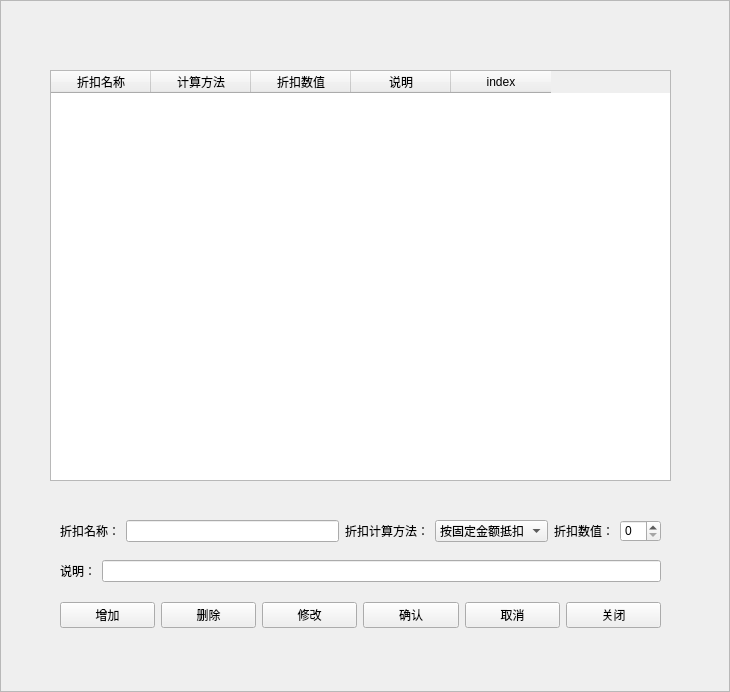
<?xml version="1.0" encoding="UTF-8"?>
<ui version="4.0">
 <class>CTollDiscountTypeSet</class>
 <widget class="QFrame" name="CTollDiscountTypeSet">
  <property name="geometry">
   <rect>
    <x>0</x>
    <y>0</y>
    <width>730</width>
    <height>692</height>
   </rect>
  </property>
  <property name="windowTitle">
   <string>收费折扣种类设置</string>
  </property>
  <property name="styleSheet">
   <string notr="true">background-image:url(D:/WinParkUI/debug/Image/NewIcon/CommonMiddleBG-normal.jpg);</string>
  </property>
  <property name="frameShape">
   <enum>QFrame::StyledPanel</enum>
  </property>
  <property name="frameShadow">
   <enum>QFrame::Raised</enum>
  </property>
  <widget class="QWidget" name="widget" native="true">
   <property name="geometry">
    <rect>
     <x>40</x>
     <y>60</y>
     <width>641</width>
     <height>591</height>
    </rect>
   </property>
   <property name="styleSheet">
    <string notr="true">background-image:url(none);</string>
   </property>
   <widget class="QTableWidget" name="tableTollDiscount">
    <property name="geometry">
     <rect>
      <x>10</x>
      <y>10</y>
      <width>621</width>
      <height>411</height>
     </rect>
    </property>
    <property name="styleSheet">
     <string notr="true">background-image:url(none);</string>
    </property>
    <column>
     <property name="text">
      <string>折扣名称</string>
     </property>
    </column>
    <column>
     <property name="text">
      <string>计算方法</string>
     </property>
    </column>
    <column>
     <property name="text">
      <string>折扣数值</string>
     </property>
    </column>
    <column>
     <property name="text">
      <string>说明</string>
     </property>
    </column>
    <column>
     <property name="text">
      <string>index</string>
     </property>
    </column>
   </widget>
   <widget class="QWidget" name="widget_2" native="true">
    <property name="geometry">
     <rect>
      <x>10</x>
      <y>450</y>
      <width>621</width>
      <height>131</height>
     </rect>
    </property>
    <property name="styleSheet">
     <string notr="true">background-image:url(none);</string>
    </property>
    <widget class="QWidget" name="layoutWidget">
     <property name="geometry">
      <rect>
       <x>10</x>
       <y>90</y>
       <width>601</width>
       <height>31</height>
      </rect>
     </property>
     <property name="styleSheet">
      <string notr="true">background-image:url(none);</string>
     </property>
     <layout class="QHBoxLayout" name="horizontalLayout">
      <item>
       <widget class="QPushButton" name="btnAdd">
        <property name="styleSheet">
         <string notr="true">background-image:url(none);</string>
        </property>
        <property name="text">
         <string>增加</string>
        </property>
       </widget>
      </item>
      <item>
       <widget class="QPushButton" name="btnDelete">
        <property name="styleSheet">
         <string notr="true">background-image:url(none);</string>
        </property>
        <property name="text">
         <string>删除</string>
        </property>
       </widget>
      </item>
      <item>
       <widget class="QPushButton" name="btnModify">
        <property name="styleSheet">
         <string notr="true">background-image:url(none);</string>
        </property>
        <property name="text">
         <string>修改</string>
        </property>
       </widget>
      </item>
      <item>
       <widget class="QPushButton" name="btnOk">
        <property name="styleSheet">
         <string notr="true">background-image:url(none);</string>
        </property>
        <property name="text">
         <string>确认</string>
        </property>
       </widget>
      </item>
      <item>
       <widget class="QPushButton" name="btnCancel">
        <property name="styleSheet">
         <string notr="true">background-image:url(none);</string>
        </property>
        <property name="text">
         <string>取消</string>
        </property>
       </widget>
      </item>
      <item>
       <widget class="QPushButton" name="btnMinimalize">
        <property name="styleSheet">
         <string notr="true">background-image:url(none);</string>
        </property>
        <property name="text">
         <string>关闭</string>
        </property>
       </widget>
      </item>
     </layout>
    </widget>
    <widget class="QWidget" name="layoutWidget_3">
     <property name="geometry">
      <rect>
       <x>10</x>
       <y>50</y>
       <width>601</width>
       <height>22</height>
      </rect>
     </property>
     <property name="styleSheet">
      <string notr="true">background-image:url(none);</string>
     </property>
     <layout class="QHBoxLayout" name="horizontalLayout_3">
      <item>
       <widget class="QLabel" name="label_4">
        <property name="styleSheet">
         <string notr="true">background-image:url(none);</string>
        </property>
        <property name="text">
         <string>说明：</string>
        </property>
       </widget>
      </item>
      <item>
       <widget class="QLineEdit" name="edtExplain">
        <property name="styleSheet">
         <string notr="true">background-image:url(none);</string>
        </property>
       </widget>
      </item>
     </layout>
    </widget>
    <widget class="QWidget" name="layoutWidget">
     <property name="geometry">
      <rect>
       <x>10</x>
       <y>10</y>
       <width>601</width>
       <height>22</height>
      </rect>
     </property>
     <property name="styleSheet">
      <string notr="true">background-image:url(none);</string>
     </property>
     <layout class="QHBoxLayout" name="horizontalLayout_2">
      <item>
       <widget class="QLabel" name="label">
        <property name="styleSheet">
         <string notr="true">background-image:url(none);</string>
        </property>
        <property name="text">
         <string>折扣名称：</string>
        </property>
       </widget>
      </item>
      <item>
       <widget class="QLineEdit" name="edtName">
        <property name="styleSheet">
         <string notr="true">background-image:url(none);</string>
        </property>
       </widget>
      </item>
      <item>
       <widget class="QLabel" name="label_2">
        <property name="styleSheet">
         <string notr="true">background-image:url(none);</string>
        </property>
        <property name="text">
         <string>折扣计算方法：</string>
        </property>
       </widget>
      </item>
      <item>
       <widget class="QComboBox" name="cbxMethod">
        <property name="styleSheet">
         <string notr="true">background-image:url(none);</string>
        </property>
        <item>
         <property name="text">
          <string>按固定金额抵扣</string>
         </property>
        </item>
        <item>
         <property name="text">
          <string>按百分比计算</string>
         </property>
        </item>
       </widget>
      </item>
      <item>
       <widget class="QLabel" name="label_3">
        <property name="styleSheet">
         <string notr="true">background-image:url(none);</string>
        </property>
        <property name="text">
         <string>折扣数值：</string>
        </property>
       </widget>
      </item>
      <item>
       <widget class="QSpinBox" name="spValue">
        <property name="styleSheet">
         <string notr="true">background-image:url(none);</string>
        </property>
       </widget>
      </item>
     </layout>
    </widget>
    <widget class="QLabel" name="lblID">
     <property name="geometry">
      <rect>
       <x>20</x>
       <y>120</y>
       <width>54</width>
       <height>31</height>
      </rect>
     </property>
     <property name="text">
      <string/>
     </property>
    </widget>
   </widget>
  </widget>
  <widget class="QLabel" name="lblTitle">
   <property name="geometry">
    <rect>
     <x>30</x>
     <y>5</y>
     <width>141</width>
     <height>21</height>
    </rect>
   </property>
   <property name="font">
    <font>
     <weight>75</weight>
     <bold>true</bold>
    </font>
   </property>
   <property name="styleSheet">
    <string notr="true">background-image:url(none);
color: rgb(170, 0, 0);</string>
   </property>
   <property name="text">
    <string/>
   </property>
  </widget>
  <widget class="QLabel" name="lblClose">
   <property name="geometry">
    <rect>
     <x>690</x>
     <y>7</y>
     <width>30</width>
     <height>15</height>
    </rect>
   </property>
   <property name="text">
    <string/>
   </property>
  </widget>
 </widget>
 <resources/>
 <connections/>
</ui>
